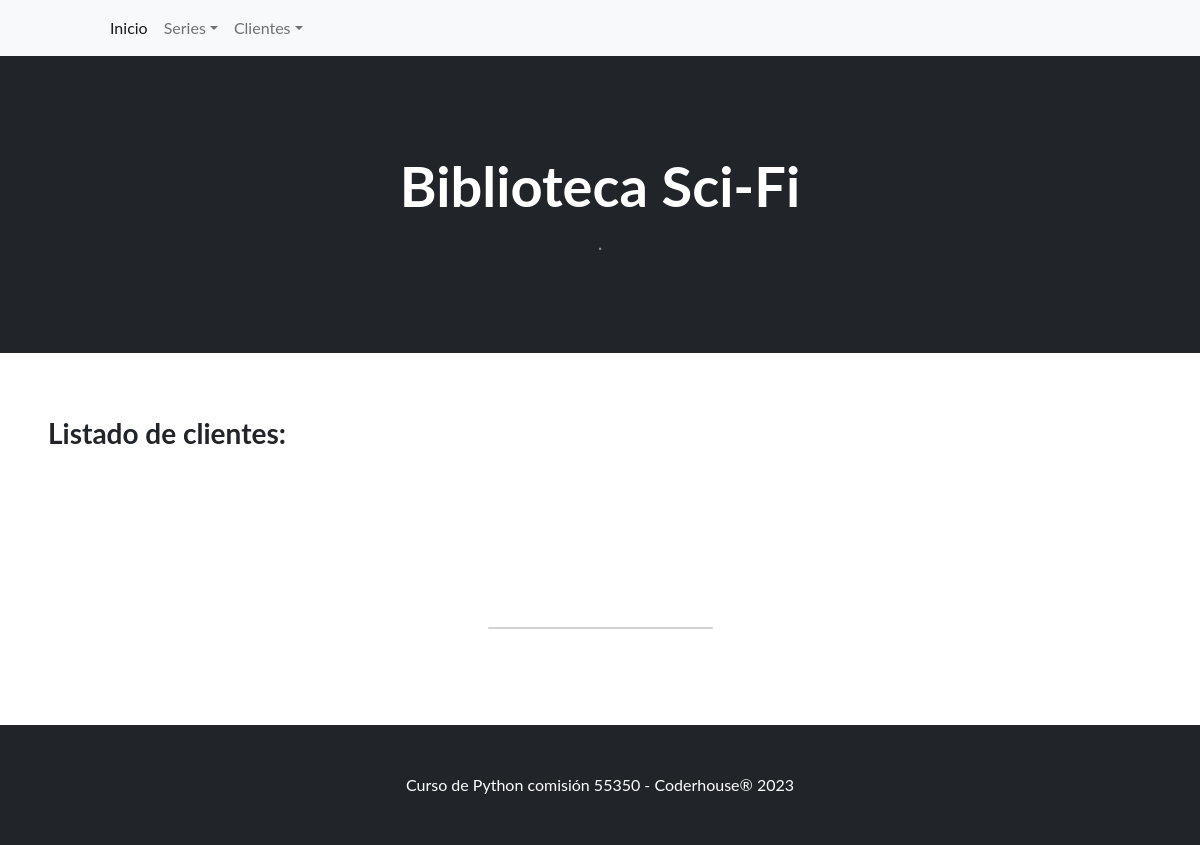
Page /clientes/listado-clientes/ on the earlier database version.
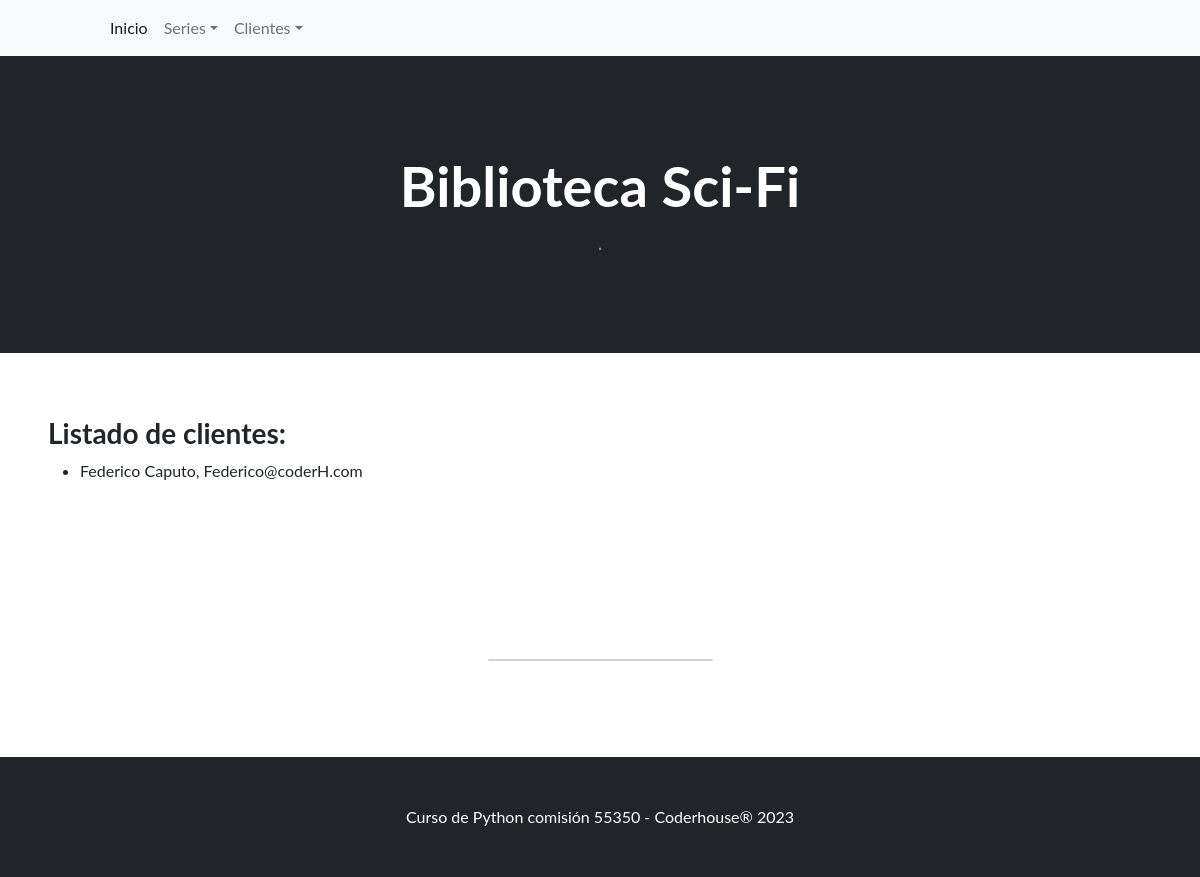
Same page on the later database version.
### clientes/models.py (models this page shows, shortened)
class Cliente(models.Model):
    nombre = models.CharField(max_length=64)
    apellido = models.CharField(max_length=64)
    email = models.EmailField(blank=True)
    fecha_nacimiento = models.DateField(null=True)

### clientes/views.py (the view)
# urls.py: path("listado-clientes/", listar_clientes, name="lista_clientes"),
def listar_clientes(request):
    contexto = {
        "clientes" : Cliente.objects.all()
    }
    http_response = render(
    request=request,
    template_name="clientes/lista_clientes.html",
    context=contexto,
    )
    return http_response

### clientes/templates/clientes/lista_clientes.html (shortened to what this page needs)
{% extends "base.html" %}
{% block contenido %}
<h3>Listado de clientes:</h3>
<ul>
  {% for i in clientes %}
  <li>
    {{i.nombre}} {{i.apellido}}, {{i.email}}
  </li>
  {% endfor %}
</ul>
{% endblock contenido %}

Differences in the rows shown:
added Cliente: nombre "Federico", apellido "Caputo", email "Federico@coderH.com"
